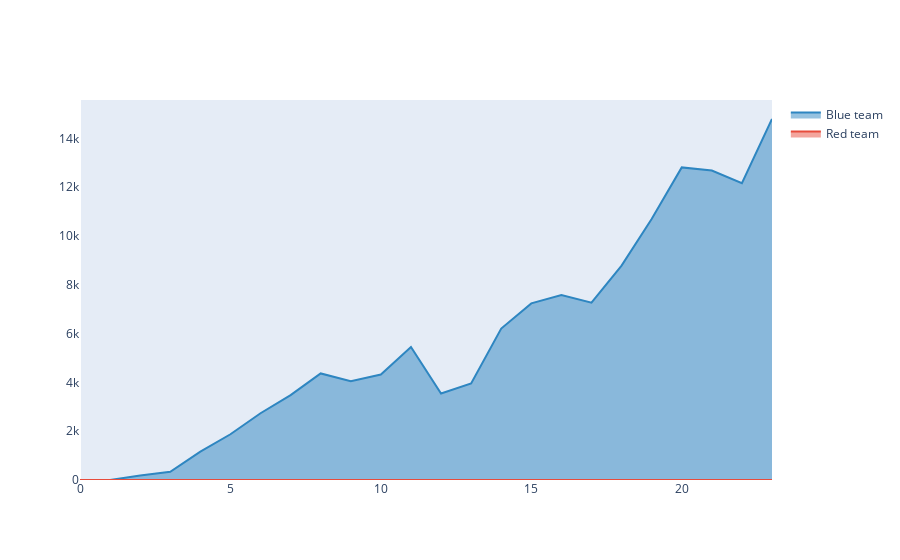

The notebook cell this image was saved under:
### Code cell
fig = go.Figure()
fig.add_trace(go.Scatter(x=golddiff['timestamp'],
                         y=golddiff['team100golddiff'],
                         fill='tozeroy',
                         name='Blue team',
                         line_color='#2E86C1'
                         )
                        )

fig.add_trace(go.Scatter(x=golddiff['timestamp'],
                         y=golddiff['team200golddiff'],
                         fill='tozeroy',
                         name="Red team",
                         line_color='#E74C3C'
                         
                         )
                        )
fig.update_xaxes(showgrid=False)
fig.update_yaxes(showgrid=False)

### Figure 1 — Plotly figure (JSON) as saved in the notebook; plotly's stock layout.template omitted (floating-point values rounded to 4 significant figures)
{"data": [{"fill": "tozeroy", "line": {"color": "#2E86C1"}, "name": "Blue team", "type": "scatter", "x": [0, 1, 2, 3, 4, 5, 6, 7, 8, 9, 10, 11, 12, 13, 14, 15, 16, 17, 18, 19, 20, 21, 22, 23], "y": [0, 0, 189, 336, 1161, 1874, 2735, 3478, 4367, 4043, 4323, 5453, 3545, 3954, 6207, 7239, 7577, 7270, 8784, 10693, 12810, 12685, 12161, 14794]}, {"fill": "tozeroy", "line": {"color": "#E74C3C"}, "name": "Red team", "type": "scatter", "x": [0, 1, 2, 3, 4, 5, 6, 7, 8, 9, 10, 11, 12, 13, 14, 15, 16, 17, 18, 19, 20, 21, 22, 23], "y": [0, 0, 0, 0, 0, 0, 0, 0, 0, 0, 0, 0, 0, 0, 0, 0, 0, 0, 0, 0, 0, 0, 0, 0]}], "layout": {"xaxis": {"showgrid": false}, "yaxis": {"showgrid": false}}}
